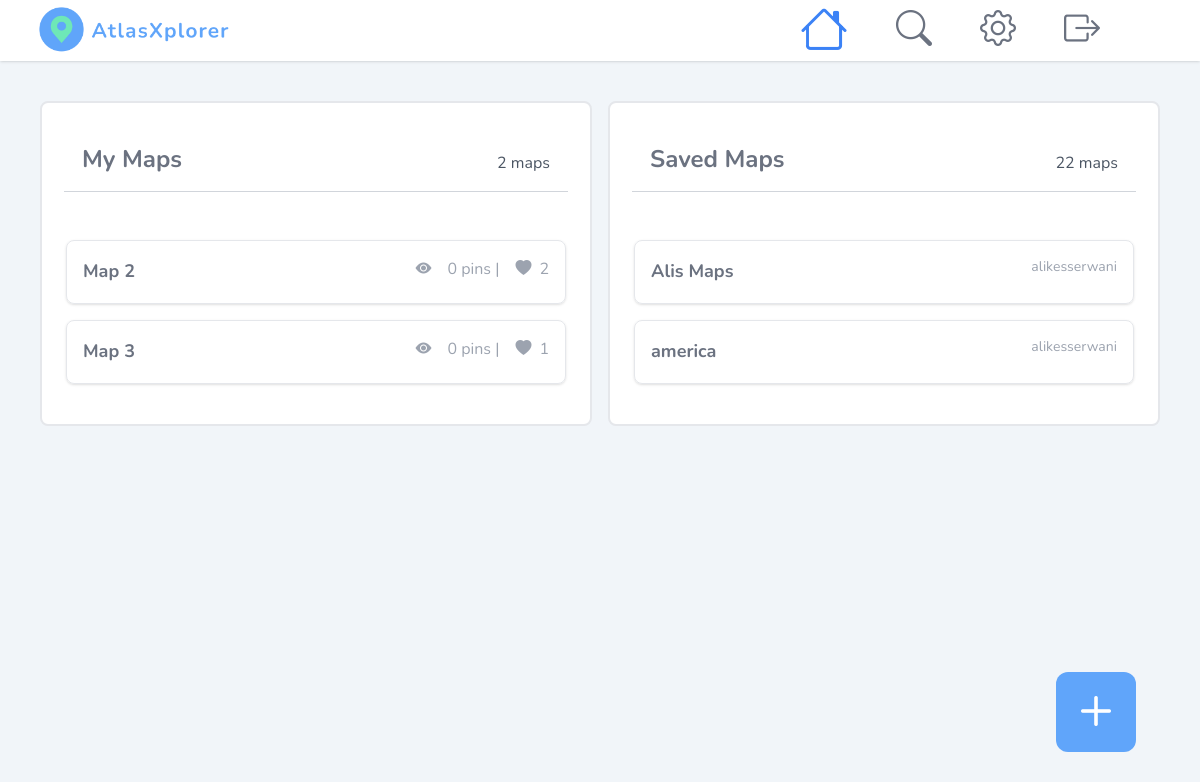
Screenshot of / (signed in) with the database file from the repository.
### main/models.py (models this page shows, shortened)
class UserMap(models.Model):
    user = models.ForeignKey(User, on_delete=models.CASCADE, related_name="usermap", null=True)
    name = models.CharField(max_length=50)
    private = models.BooleanField(null=True, blank=True)
    likes = models.ManyToManyField(User, max_length=50, default="none", related_name="liked_maps", blank=True)

class Bookmarks(models.Model):
    user = models.ForeignKey(User, on_delete=models.CASCADE, related_name="userbookmark", null=True)
    creator = models.CharField(max_length=50)
    map_name = models.CharField(max_length=50)

### main/views.py (the view)
# urls.py: path('', views.index, name = "main-home"),
@login_required
def index(response):
    form = CreateMap()
    current_user = response.user
    if response.method == "POST":
        print("Post Request Sent")
        form = CreateMap(response.POST)
        if form.is_valid():
            n = form.cleaned_data['name']
            p = form.cleaned_data['private']
            if not UserMap.objects.filter(name=n).exists():
                m = UserMap(name = n, private = p)
                m.save()
                response.user.usermap.add(m)
            else:
                messages.error(response, f'Map name already exists.')
            return redirect('main-home')
    else:
        form = CreateMap()
    context = {
        'user_maps': UserMap.objects.all(),
        'form': form,
        'current_user': current_user,
        'bookmarks': Bookmarks.objects.filter(user=response.user)
    }
    return render(response, 'index.html', context)

### main/templates/index.html (shortened to what this page needs)
{% extends 'base.html' %}
{% block content %}
{% load widget_tweaks %}
{% include 'shared/nav.html' %}
<div class = "w-full flex justify-center flex-col md:flex-row p-10 gap-4">
    <div class = "w-full md:w-1/2 h-[60vh] flex flex-col justify-center align-middle bg-white border-2 rounded-lg">
        <div class = "w-full flex flex-col">
            <div class = "w-full flex flex-row justify-between p-10">
                <h class = "text-2xl font-bold text-gray-500">My Maps</h>
                <p class = "text-base text-gray-600 mt-2">{{ user.usermap.all.count }} maps</p>
            </div>
            <hr class = "border-1 w-[92%] border-gray-300 ml-auto mr-auto relative bottom-6">
        </div>
        <div class = "w-full h-3/4 p-6 flex flex-col gap-4 items-center align-middle overflow-auto mb-4">
            {% for map in user.usermap.all %}
            <a href = "{% url 'main-map' username=current_user map_name=map.name %}" class = "w-full">
                <div class = "w-full border flex flex-row flex-wrap justify-between h-16 p-4 rounded-lg shadow hover:bg-gray-100 hover:cursor-pointer active:scale-95">
                    <h class = "text-lg font-bold text-gray-500">{{ map.name }}</h>
                    <div class = "flex flex-row gap-4">
                        {% if map.private == True %}
                            <span class="text-gray-400 hover:cursor-pointer"><i class="bi-eye-slash-fill"></i></span>
                        {% else %}
                            <span class="text-gray-400 hover:cursor-pointer"><i class="bi-eye-fill"></i></span>
                        {% endif %}
                        <p class = "text-base text-gray-400">{{ map.pin.all.count }} pins |</p>
                        <div class = "flex flex-row gap-2">
                            <span class="text-gray-400"><i class="bi-heart-fill"></i></span>
                            <p class = "text-base text-gray-400">{{ map.likes.count }}</p>
                        </div>
                    </div>
                </div>
            </a>
            {% endfor %}
        </div>
    </div>
    <div class = "w-full md:w-1/2 h-[60vh] flex flex-col justify-center align-middle bg-white border-2 rounded-lg">
        <div class = "w-full flex flex-col">
            <div class = "w-full flex flex-row justify-between p-10">
                <h class = "text-2xl font-bold text-gray-500">Saved Maps</h>
                <p class = "text-base text-gray-600 mt-2">22 maps</p>
            </div>
            <hr class = "border-1 w-[92%] border-gray-300 relative bottom-6 ml-auto mr-auto">
        </div>
            <div class = "w-full h-3/4 p-6 flex flex-col gap-4 items-center align-middle overflow-auto mb-4">
                {% for saved in bookmarks %}
                <a href = "{% url 'main-map' username=saved.creator map_name=saved.map_name %}" class = "w-full">
                    <div class = "w-full border flex flex-row flex-wrap justify-between h-16 p-4 rounded-lg shadow hover:bg-gray-100 hover:cursor-pointer active:scale-95">
                        <h class = "text-lg font-bold text-gray-500">{{ saved.map_name }}</h>
                        <p class = "text-sm text-gray-400">{{saved.creator}}</p>
                    </div>
                </a>
                {% endfor %}
            </div>
    </div>
</div>
<div x-data="{modalIsOpen: false}">
    <div class = "w-full h-32 fixed left-0 bottom-0">
        <button @click="modalIsOpen = true" class = "aspect-square w-20 h-20 rounded-xl float-right mr-16 bg-blue-400 hover:bg-blue-500 active:scale-95">
            <span class="text-white text-6xl"><i class="bi-plus"></i></span>
        </button>
    </div>
</div>
{% endblock content %}

### rows the page displays
UserMap: name "Map 2", private False (drawn), pin.all.count "0", likes.count "2"
UserMap: name "Map 3", private False (drawn), pin.all.count "0", likes.count "1"
Bookmarks: map_name "Alis Maps", creator "alikesserwani"
Bookmarks: map_name "america", creator "alikesserwani"

### other values shown
{{ user.usermap.all.count }} "2"
